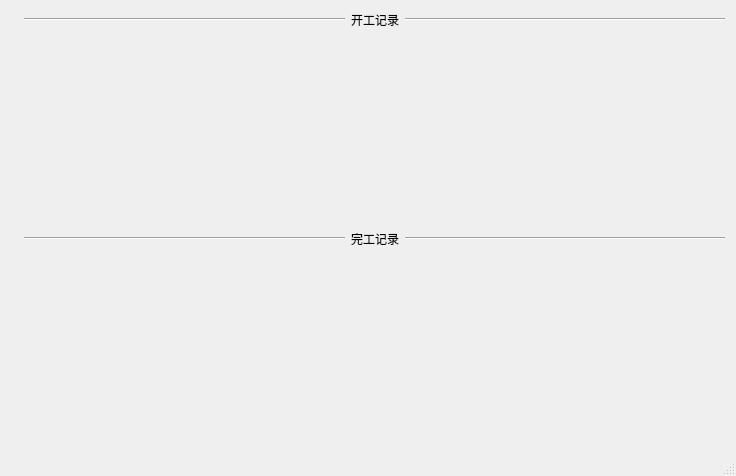
<?xml version="1.0" encoding="UTF-8"?>
<ui version="4.0">
 <class>MainWindow</class>
 <widget class="QMainWindow" name="MainWindow">
  <property name="geometry">
   <rect>
    <x>0</x>
    <y>0</y>
    <width>736</width>
    <height>476</height>
   </rect>
  </property>
  <property name="windowTitle">
   <string>MainWindow</string>
  </property>
  <widget class="QWidget" name="centralWidget">
   <layout class="QHBoxLayout" name="horizontalLayout_3" stretch="0,3">
    <item>
     <layout class="QVBoxLayout" name="verticalLayout" stretch="1,5">
      <item>
       <widget class="QLabel" name="label">
        <property name="text">
         <string/>
        </property>
        <property name="pixmap">
         <pixmap resource="source.qrc">:/img/scan.png</pixmap>
        </property>
        <property name="scaledContents">
         <bool>true</bool>
        </property>
       </widget>
      </item>
      <item>
       <widget class="QWidget" name="widget" native="true"/>
      </item>
     </layout>
    </item>
    <item>
     <layout class="QVBoxLayout" name="verticalLayout_2" stretch="1,5,1,5">
      <item>
       <layout class="QHBoxLayout" name="horizontalLayout" stretch="10,1,10">
        <item>
         <widget class="Line" name="line">
          <property name="orientation">
           <enum>Qt::Horizontal</enum>
          </property>
         </widget>
        </item>
        <item>
         <widget class="QLabel" name="label_2">
          <property name="styleSheet">
           <string notr="true">font: 20pt &quot;Ubuntu&quot;;</string>
          </property>
          <property name="text">
           <string>开工记录</string>
          </property>
         </widget>
        </item>
        <item>
         <widget class="Line" name="line_2">
          <property name="orientation">
           <enum>Qt::Horizontal</enum>
          </property>
         </widget>
        </item>
       </layout>
      </item>
      <item>
       <widget class="QWidget" name="widget_2" native="true"/>
      </item>
      <item>
       <layout class="QHBoxLayout" name="horizontalLayout_2" stretch="10,1,10">
        <item>
         <widget class="Line" name="line_3">
          <property name="orientation">
           <enum>Qt::Horizontal</enum>
          </property>
         </widget>
        </item>
        <item>
         <widget class="QLabel" name="label_3">
          <property name="styleSheet">
           <string notr="true">font: 20pt &quot;Ubuntu&quot;;</string>
          </property>
          <property name="text">
           <string>完工记录</string>
          </property>
         </widget>
        </item>
        <item>
         <widget class="Line" name="line_4">
          <property name="orientation">
           <enum>Qt::Horizontal</enum>
          </property>
         </widget>
        </item>
       </layout>
      </item>
      <item>
       <widget class="QWidget" name="widget_3" native="true"/>
      </item>
     </layout>
    </item>
   </layout>
  </widget>
  <widget class="QStatusBar" name="statusBar"/>
 </widget>
 <layoutdefault spacing="6" margin="11"/>
 <resources>
  <include location="source.qrc"/>
 </resources>
 <connections/>
</ui>
